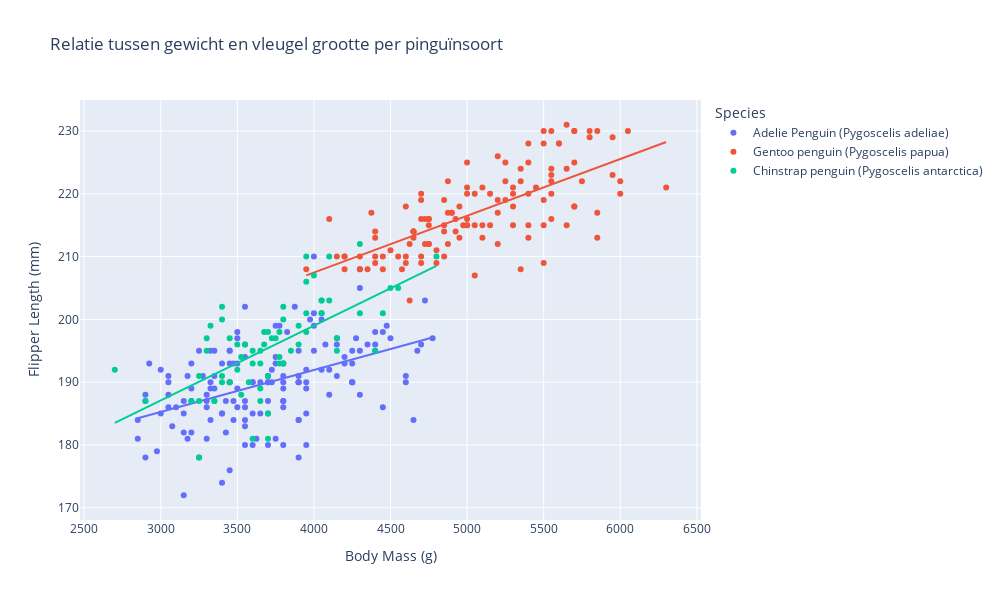

Write notebook code for a chart like this one.
### Markdown cell above
#### Relation between weight and flipperlength

### Code cell
fig = px.scatter(data_frame=penguins,
                x='Body Mass (g)',
                y='Flipper Length (mm)',
                color='Species',
                trendline='ols',
                labels={'species':'Pinguïnsoort', 'body_mass_g':'Gewicht in gram (g)', 'flipper_length_mm':'Vleugel lengte in milimeter (mm)'}, 
                height=600,
                width=1000, 
                title='Relatie tussen gewicht en vleugel grootte per pinguïnsoort')
                
fig.show()

### Figure 1 — Plotly figure (JSON) as saved in the notebook; plotly's stock layout.template omitted (floating-point values rounded to 4 significant figures; data arrays with more than 128 entries replaced by an {"elided": "..."} marker saying what was removed)
{"data": [{"hovertemplate": "Species=Adelie Penguin (Pygoscelis adeliae)<br>Body Mass (g)=%{x}<br>Flipper Length (mm)=%{y}<extra></extra>", "legendgroup": "Adelie Penguin (Pygoscelis adeliae)", "marker": {"color": "#636efa", "symbol": "circle"}, "mode": "markers", "name": "Adelie Penguin (Pygoscelis adeliae)", "orientation": "v", "showlegend": true, "type": "scatter", "x": {"elided": "152 int values"}, "xaxis": "x", "y": {"elided": "152 int values"}, "yaxis": "y"}, {"hovertemplate": "<b>OLS trendline</b><br>Flipper Length (mm) = 0.00667687 * Body Mass (g) + 165.245<br>R<sup>2</sup>=0.219213<br><br>Species=Adelie Penguin (Pygoscelis adeliae)<br>Body Mass (g)=%{x}<br>Flipper Length (mm)=%{y} <b>(trend)</b><extra></extra>", "legendgroup": "Adelie Penguin (Pygoscelis adeliae)", "marker": {"color": "#636efa", "symbol": "circle"}, "mode": "lines", "name": "Adelie Penguin (Pygoscelis adeliae)", "showlegend": false, "type": "scatter", "x": {"elided": "151 int values"}, "xaxis": "x", "y": {"elided": "151 float values"}, "yaxis": "y"}, {"hovertemplate": "Species=Gentoo penguin (Pygoscelis papua)<br>Body Mass (g)=%{x}<br>Flipper Length (mm)=%{y}<extra></extra>", "legendgroup": "Gentoo penguin (Pygoscelis papua)", "marker": {"color": "#EF553B", "symbol": "circle"}, "mode": "markers", "name": "Gentoo penguin (Pygoscelis papua)", "orientation": "v", "showlegend": true, "type": "scatter", "x": [4500, 5700, 4450, 5700, 5400, 4550, 4800, 5200, 4400, 5150, 4650, 5550, 4650, 5850, 4200, 5850, 4150, 6300, 4800, 5350, 5700, 5000, 4400, 5050, 5000, 5100, 4100, 5650, 4600, 5550, 5250, 4700, 5050, 6050, 5150, 5400, 4950, 5250, 4350, 5350, 3950, 5700, 4300, 4750, 5550, 4900, 4200, 5400, 5100, 5300, 4850, 5300, 4400, 5000, 4900, 5050, 4300, 5000, 4450, 5550, 4200, 5300, 4400, 5650, 4700, 5700, 4650, 5800, 4700, 5550, 4750, 5000, 5100, 5200, 4700, 5800, 4600, 6000, 4750, 5950, 4625, 5450, 4725, 5350, 4750, 5600, 4600, 5300, 4875, 5550, 4950, 5400, 4750, 5650, 4850, 5200, 4925, 4875, 4625, 5250, 4850, 5600, 4975, 5500, 4725, 5500, 4700, 5500, 4575, 5500, 5000, 5950, 4650, 5500, 4375, 5850, 4875, 6000, 4925, null, 4850, 5750, 5200, 5400], "xaxis": "x", "y": [211, 230, 210, 218, 215, 210, 211, 219, 209, 215, 214, 216, 214, 213, 210, 217, 210, 221, 209, 222, 218, 215, 213, 215, 215, 215, 216, 215, 210, 220, 222, 209, 207, 230, 220, 220, 213, 219, 208, 208, 208, 225, 210, 216, 222, 217, 210, 225, 213, 215, 210, 220, 210, 225, 217, 220, 208, 220, 208, 224, 208, 221, 214, 231, 219, 230, 214, 229, 220, 223, 216, 221, 221, 217, 216, 230, 209, 220, 215, 223, 212, 221, 212, 224, 212, 228, 218, 218, 212, 230, 218, 228, 212, 224, 214, 226, 216, 222, 203, 225, 219, 228, 215, 228, 216, 215, 210, 219, 208, 209, 216, 229, 213, 230, 217, 230, 217, 222, 214, null, 215, 222, 212, 213], "yaxis": "y"}, {"hovertemplate": "<b>OLS trendline</b><br>Flipper Length (mm) = 0.00903914 * Body Mass (g) + 171.304<br>R<sup>2</sup>=0.493740<br><br>Species=Gentoo penguin (Pygoscelis papua)<br>Body Mass (g)=%{x}<br>Flipper Length (mm)=%{y} <b>(trend)</b><extra></extra>", "legendgroup": "Gentoo penguin (Pygoscelis papua)", "marker": {"color": "#EF553B", "symbol": "circle"}, "mode": "lines", "name": "Gentoo penguin (Pygoscelis papua)", "showlegend": false, "type": "scatter", "x": [3950, 4100, 4150, 4200, 4200, 4200, 4300, 4300, 4350, 4375, 4400, 4400, 4400, 4400, 4450, 4450, 4500, 4550, 4575, 4600, 4600, 4600, 4625, 4625, 4650, 4650, 4650, 4650, 4700, 4700, 4700, 4700, 4700, 4725, 4725, 4750, 4750, 4750, 4750, 4750, 4800, 4800, 4850, 4850, 4850, 4850, 4875, 4875, 4875, 4900, 4900, 4925, 4925, 4950, 4950, 4975, 5000, 5000, 5000, 5000, 5000, 5000, 5050, 5050, 5050, 5100, 5100, 5100, 5150, 5150, 5200, 5200, 5200, 5200, 5250, 5250, 5250, 5300, 5300, 5300, 5300, 5350, 5350, 5350, 5400, 5400, 5400, 5400, 5400, 5450, 5500, 5500, 5500, 5500, 5500, 5550, 5550, 5550, 5550, 5550, 5550, 5600, 5600, 5650, 5650, 5650, 5700, 5700, 5700, 5700, 5700, 5750, 5800, 5800, 5850, 5850, 5850, 5950, 5950, 6000, 6000, 6050, 6300], "xaxis": "x", "y": [207.0, 208.4, 208.8, 209.3, 209.3, 209.3, 210.2, 210.2, 210.6, 210.9, 211.1, 211.1, 211.1, 211.1, 211.5, 211.5, 212.0, 212.4, 212.7, 212.9, 212.9, 212.9, 213.1, 213.1, 213.3, 213.3, 213.3, 213.3, 213.8, 213.8, 213.8, 213.8, 213.8, 214.0, 214.0, 214.2, 214.2, 214.2, 214.2, 214.2, 214.7, 214.7, 215.1, 215.1, 215.1, 215.1, 215.4, 215.4, 215.4, 215.6, 215.6, 215.8, 215.8, 216.0, 216.0, 216.3, 216.5, 216.5, 216.5, 216.5, 216.5, 216.5, 217.0, 217.0, 217.0, 217.4, 217.4, 217.4, 217.9, 217.9, 218.3, 218.3, 218.3, 218.3, 218.8, 218.8, 218.8, 219.2, 219.2, 219.2, 219.2, 219.7, 219.7, 219.7, 220.1, 220.1, 220.1, 220.1, 220.1, 220.6, 221.0, 221.0, 221.0, 221.0, 221.0, 221.5, 221.5, 221.5, 221.5, 221.5, 221.5, 221.9, 221.9, 222.4, 222.4, 222.4, 222.8, 222.8, 222.8, 222.8, 222.8, 223.3, 223.7, 223.7, 224.2, 224.2, 224.2, 225.1, 225.1, 225.5, 225.5, 226.0, 228.3], "yaxis": "y"}, {"hovertemplate": "Species=Chinstrap penguin (Pygoscelis antarctica)<br>Body Mass (g)=%{x}<br>Flipper Length (mm)=%{y}<extra></extra>", "legendgroup": "Chinstrap penguin (Pygoscelis antarctica)", "marker": {"color": "#00cc96", "symbol": "circle"}, "mode": "markers", "name": "Chinstrap penguin (Pygoscelis antarctica)", "orientation": "v", "showlegend": true, "type": "scatter", "x": [3500, 3900, 3650, 3525, 3725, 3950, 3250, 3750, 4150, 3700, 3800, 3775, 3700, 4050, 3575, 4050, 3300, 3700, 3450, 4400, 3600, 3400, 2900, 3800, 3300, 4150, 3400, 3800, 3700, 4550, 3200, 4300, 3350, 4100, 3600, 3900, 3850, 4800, 2700, 4500, 3950, 3650, 3550, 3500, 3675, 4450, 3400, 4300, 3250, 3675, 3325, 3950, 3600, 4050, 3350, 3450, 3250, 4050, 3800, 3525, 3950, 3650, 3650, 4000, 3400, 3775, 4100, 3775], "xaxis": "x", "y": [192, 196, 193, 188, 197, 198, 178, 197, 195, 198, 193, 194, 185, 201, 190, 201, 197, 181, 190, 195, 181, 191, 187, 193, 195, 197, 200, 200, 191, 205, 187, 201, 187, 203, 195, 199, 195, 210, 192, 205, 210, 187, 196, 196, 196, 201, 190, 212, 187, 198, 199, 201, 193, 203, 187, 197, 191, 203, 202, 194, 206, 189, 195, 207, 202, 193, 210, 198], "yaxis": "y"}, {"hovertemplate": "<b>OLS trendline</b><br>Flipper Length (mm) = 0.0119051 * Body Mass (g) + 151.381<br>R<sup>2</sup>=0.411598<br><br>Species=Chinstrap penguin (Pygoscelis antarctica)<br>Body Mass (g)=%{x}<br>Flipper Length (mm)=%{y} <b>(trend)</b><extra></extra>", "legendgroup": "Chinstrap penguin (Pygoscelis antarctica)", "marker": {"color": "#00cc96", "symbol": "circle"}, "mode": "lines", "name": "Chinstrap penguin (Pygoscelis antarctica)", "showlegend": false, "type": "scatter", "x": [2700, 2900, 3200, 3250, 3250, 3250, 3300, 3300, 3325, 3350, 3350, 3400, 3400, 3400, 3400, 3450, 3450, 3500, 3500, 3525, 3525, 3550, 3575, 3600, 3600, 3600, 3650, 3650, 3650, 3650, 3675, 3675, 3700, 3700, 3700, 3700, 3725, 3750, 3775, 3775, 3775, 3800, 3800, 3800, 3800, 3850, 3900, 3900, 3950, 3950, 3950, 3950, 4000, 4050, 4050, 4050, 4050, 4100, 4100, 4150, 4150, 4300, 4300, 4400, 4450, 4500, 4550, 4800], "xaxis": "x", "y": [183.5, 185.9, 189.5, 190.1, 190.1, 190.1, 190.7, 190.7, 191.0, 191.3, 191.3, 191.9, 191.9, 191.9, 191.9, 192.5, 192.5, 193.0, 193.0, 193.3, 193.3, 193.6, 193.9, 194.2, 194.2, 194.2, 194.8, 194.8, 194.8, 194.8, 195.1, 195.1, 195.4, 195.4, 195.4, 195.4, 195.7, 196.0, 196.3, 196.3, 196.3, 196.6, 196.6, 196.6, 196.6, 197.2, 197.8, 197.8, 198.4, 198.4, 198.4, 198.4, 199.0, 199.6, 199.6, 199.6, 199.6, 200.2, 200.2, 200.8, 200.8, 202.6, 202.6, 203.8, 204.4, 205.0, 205.5, 208.5], "yaxis": "y"}], "layout": {"height": 600, "legend": {"title": {"text": "Species"}, "tracegroupgap": 0}, "title": {"text": "Relatie tussen gewicht en vleugel grootte per pinguïnsoort"}, "width": 1000, "xaxis": {"anchor": "y", "domain": [0, 1], "title": {"text": "Body Mass (g)"}}, "yaxis": {"anchor": "x", "domain": [0, 1], "title": {"text": "Flipper Length (mm)"}}}}
